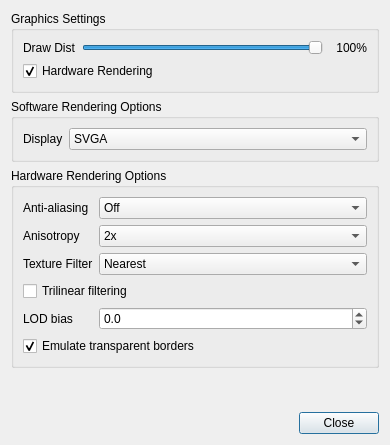
<?xml version="1.0" encoding="UTF-8"?>
<ui version="4.0">
 <class>GraphicsDialog</class>
 <widget class="QDialog" name="GraphicsDialog">
  <property name="geometry">
   <rect>
    <x>0</x>
    <y>0</y>
    <width>390</width>
    <height>445</height>
   </rect>
  </property>
  <property name="windowTitle">
   <string>Graphics</string>
  </property>
  <layout class="QVBoxLayout" name="verticalLayout">
   <item>
    <widget class="QGroupBox" name="gbGeneralOptions">
     <property name="title">
      <string>Graphics Settings</string>
     </property>
     <layout class="QFormLayout" name="generalFormLayout">
      <item row="0" column="0">
       <widget class="QLabel" name="lblDrawDistance">
        <property name="text">
         <string>Draw Dist</string>
        </property>
       </widget>
      </item>
      <item row="0" column="1">
       <layout class="QHBoxLayout" name="drawDistanceLayout">
        <item>
         <widget class="QSlider" name="slDrawDistance">
          <property name="maximum">
           <number>100</number>
          </property>
          <property name="pageStep">
           <number>10</number>
          </property>
          <property name="value">
           <number>100</number>
          </property>
          <property name="orientation">
           <enum>Qt::Horizontal</enum>
          </property>
         </widget>
        </item>
        <item>
         <widget class="QLabel" name="lblDrawDistanceValue">
          <property name="minimumSize">
           <size><width>38</width><height>0</height></size>
          </property>
          <property name="text">
           <string>100%</string>
          </property>
          <property name="alignment">
           <set>Qt::AlignRight|Qt::AlignTrailing|Qt::AlignVCenter</set>
          </property>
         </widget>
        </item>
       </layout>
      </item>
      <item row="1" column="0" colspan="2">
       <widget class="QCheckBox" name="ckHardwareRendering">
        <property name="text">
         <string>Hardware Rendering</string>
        </property>
        <property name="checked">
         <bool>true</bool>
        </property>
       </widget>
      </item>
     </layout>
    </widget>
   </item>
   <item>
    <widget class="QGroupBox" name="gbSoftwareOptions">
     <property name="title">
      <string>Software Rendering Options</string>
     </property>
     <layout class="QFormLayout" name="softwareFormLayout">
      <item row="0" column="0">
       <widget class="QLabel" name="lblSoftwareDisplay">
        <property name="text">
         <string>Display</string>
        </property>
       </widget>
      </item>
      <item row="0" column="1">
       <widget class="QComboBox" name="cbSoftwareDisplay">
        <property name="currentIndex"><number>1</number></property>
        <item><property name="text"><string>VGA</string></property></item>
        <item><property name="text"><string>SVGA</string></property></item>
       </widget>
      </item>
     </layout>
    </widget>
   </item>
   <item>
    <widget class="QGroupBox" name="gbHardwareOptions">
     <property name="title">
      <string>Hardware Rendering Options</string>
     </property>
     <layout class="QFormLayout" name="hardwareFormLayout">
      <item row="0" column="0">
       <widget class="QLabel" name="lblAntiAliasing">
        <property name="text">
         <string>Anti-aliasing</string>
        </property>
       </widget>
      </item>
      <item row="0" column="1">
       <widget class="QComboBox" name="cbAntiAliasing">
        <item><property name="text"><string>Off</string></property></item>
        <item><property name="text"><string>MSAA 2x</string></property></item>
        <item><property name="text"><string>MSAA 4x</string></property></item>
        <item><property name="text"><string>MSAA 8x</string></property></item>
       </widget>
      </item>
      <item row="1" column="0">
       <widget class="QLabel" name="lblAnisotropy">
        <property name="text">
         <string>Anisotropy</string>
        </property>
       </widget>
      </item>
      <item row="1" column="1">
       <widget class="QComboBox" name="cbAnisotropy">
        <item><property name="text"><string>2x</string></property></item>
        <item><property name="text"><string>4x</string></property></item>
        <item><property name="text"><string>8x</string></property></item>
        <item><property name="text"><string>16x</string></property></item>
       </widget>
      </item>
      <item row="2" column="0">
       <widget class="QLabel" name="lblTextureFilter">
        <property name="text">
         <string>Texture Filter</string>
        </property>
       </widget>
      </item>
      <item row="2" column="1">
       <widget class="QComboBox" name="cbTextureFilter">
        <item><property name="text"><string>Nearest</string></property></item>
        <item><property name="text"><string>Bilinear</string></property></item>
        <item><property name="text"><string>Anisotropic</string></property></item>
       </widget>
      </item>
      <item row="3" column="0" colspan="2">
       <widget class="QCheckBox" name="ckTrilinear">
        <property name="text">
         <string>Trilinear filtering</string>
        </property>
       </widget>
      </item>
      <item row="4" column="0">
       <widget class="QLabel" name="lblLodBias">
        <property name="text">
         <string>LOD bias</string>
        </property>
       </widget>
      </item>
      <item row="4" column="1">
       <widget class="QDoubleSpinBox" name="dsbLodBias">
        <property name="decimals"><number>1</number></property>
        <property name="minimum"><double>-4.000000000000000</double></property>
        <property name="maximum"><double>4.000000000000000</double></property>
        <property name="singleStep"><double>0.100000000000000</double></property>
       </widget>
      </item>
      <item row="5" column="0" colspan="2">
       <widget class="QCheckBox" name="ckEmulateTransparentBorders">
        <property name="text">
         <string>Emulate transparent borders</string>
        </property>
        <property name="checked">
         <bool>true</bool>
        </property>
       </widget>
      </item>
     </layout>
    </widget>
   </item>
   <item>
    <spacer name="verticalSpacer">
     <property name="orientation"><enum>Qt::Vertical</enum></property>
     <property name="sizeHint" stdset="0"><size><width>20</width><height>20</height></size></property>
    </spacer>
   </item>
   <item>
    <layout class="QHBoxLayout" name="buttonLayout">
     <item>
      <spacer name="horizontalSpacer">
       <property name="orientation"><enum>Qt::Horizontal</enum></property>
       <property name="sizeHint" stdset="0"><size><width>40</width><height>20</height></size></property>
      </spacer>
     </item>
     <item>
      <widget class="QPushButton" name="pbClose">
       <property name="text"><string>Close</string></property>
      </widget>
     </item>
    </layout>
   </item>
  </layout>
 </widget>
 <resources/>
 <connections/>
</ui>
